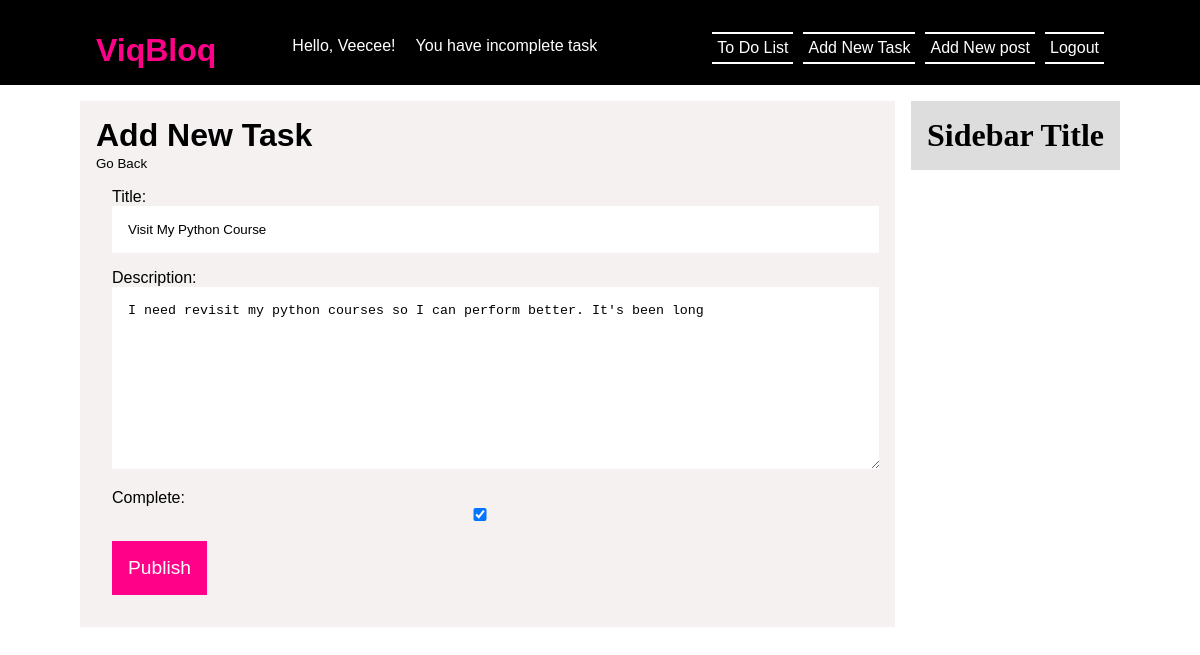
/todo/tasks/task/2/update (signed in), run on the app's committed database.
### todo/models.py (models this page shows, shortened)
class Task(models.Model):
    user = models.ForeignKey(User, on_delete=models.CASCADE, null=True, blank=True)
    title = models.CharField(max_length=200)
    description = models.TextField(null=True, blank=True)
    complete = models.BooleanField(default=False)
    created_at = models.DateTimeField(auto_now_add=True, editable=False)
    updated_at = models.DateTimeField(auto_now=True, editable=False)
    class Meta:
        ordering = ['complete']

### todo/views.py (the view)
# urls.py: path('task/<int:pk>/update', TaskUpdate.as_view(), name='task-update'),
class TaskUpdate(LoginRequiredMixin, UpdateView):
    model = Task
    fields = ['title', 'description', 'complete']
    success_url = reverse_lazy('tasks')

### todo/templates/todo/task_form.html (shortened to what this page needs)
{% extends 'base.html' %}
{% block content %}
    <div class="new_post">
        <h1>Add New Task</h1>
        <small><a style="color: black;" href="{% url 'tasks' %}">Go Back</a></small>
        <form method="POST">
            {{form.as_p}}
            <div><button>Publish</button></div>
        </form>
    </div>
{% endblock content %}

### blog/templates/base.html (shortened to what this page needs)
<!DOCTYPE html>
<html lang="en">
<head>
    {% load static %}
    <link rel="stylesheet" type="text/css" href="{% static "css/styles.css" %}">
</head>
<body>
    <header class="site_header">
        <div class="site_brand">
            <h1><a href="{% url 'home' %}">ViqBloq</a></h1>
            <p>
                {% if request.user.is_authenticated %}
                    <div style='margin-left: 10px;'><a href="{% url 'logout' %}">Logout</a></div>
                    <div style='margin-left: 10px;'><a href="{% url 'post-new' %}"> Add New post</a></div>
                    <div style='margin-left: 10px;'><a href="{% url 'task-create' %}"> Add New Task</a></div>
                    <div style='margin-left: 10px;'><a href="{% url 'tasks' %}"> To Do List</a></div>
                    <div style='margin-right: 100px; border-bottom: none; border-top: none;'><p>You have <em>{{count}}</em> incomplete task{{count | pluralize:"s"}}</p></div>
                    <div style='margin-right: 10px; border-bottom: none; border-top: none;'><p>Hello, {{request.user | title}}!</p></div>
                {% else %}
                    <div style='margin-left: 10px;'><a href="{% url 'login' %}">Login</a></div>
                {% endif %}
            </p>
        </div>
    </header>
    <div class="content_wrapper">
        <div class="content">
            {% block content %}{% endblock %}
        </div>
        <div class="sidebar">
            <div class="widget">
                <h1 class="widget_title">Sidebar Title</h1>
            </div>
        </div>
    </div>
</body>
</html>

### viq/static/css/styles.css (style rules this page uses)
* { margin: 0; padding: 0; }
a, a:visited { text-decoration: none; color: #fff; }
.site_header { background: black; color: #fff; padding: 1rem; font-family: sans-serif; overflow: hidden; }
.site_brand { margin: auto; max-width: 100rem; margin: 1rem 5rem; }
.site_brand h1 { float: left; }
.site_brand h1 a { color: #F08; }
.site_brand div { float: right; border-bottom: 2px solid; border-top: 2px solid; padding: 5px; }
.content_wrapper { display: flex; margin: auto; max-width: 100rem; margin-top: 1rem; align-items: end; margin: 1rem 5rem; align-items: start; }
.content { flex: 1 0 70%; margin-right: 1rem; }
.new_post { font-family: sans-serif; background: #f3eeeecf; padding: 1rem; }
.new_post h1 { font-size: 2rem; }
.new_post form { padding: 1rem; overflow: hidden; display: flex; flex-direction: column; }
.new_post form p { margin-bottom: 1rem; }
.new_post form input, .new_post form textarea { padding: 1rem; border: none; width: 98%; }
.new_post label { display: block; }
.new_post button { cursor: pointer; padding: 1rem; font-size: 1.2rem; border: none; color: #fff; font-family: sans-serif; outline: none; background: #F08; }
.sidebar { background: #ddd; padding: 1rem; }

### data on the page
Task: title "Visit My Python Course", description "I need revisit my python courses so I can perform better. It's been long", complete "☑"

### other printed values
{{ request.user | title }} "Veecee"
